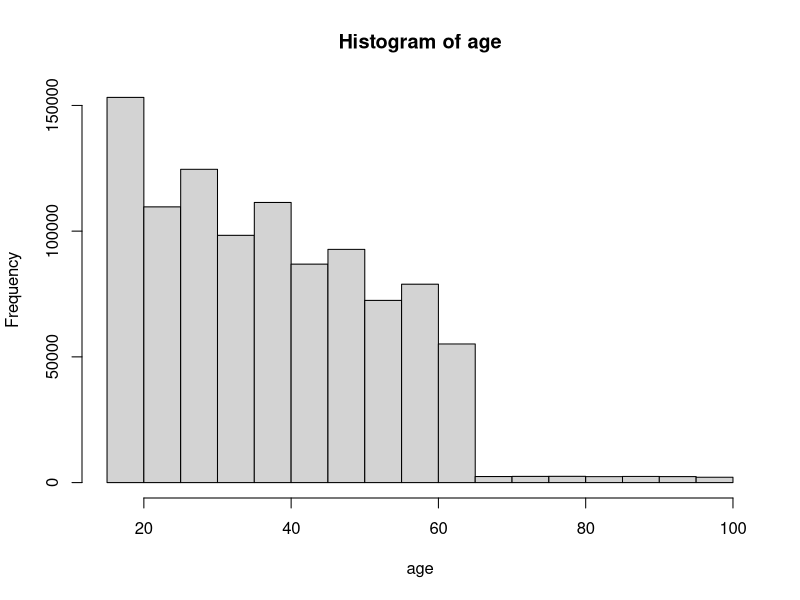
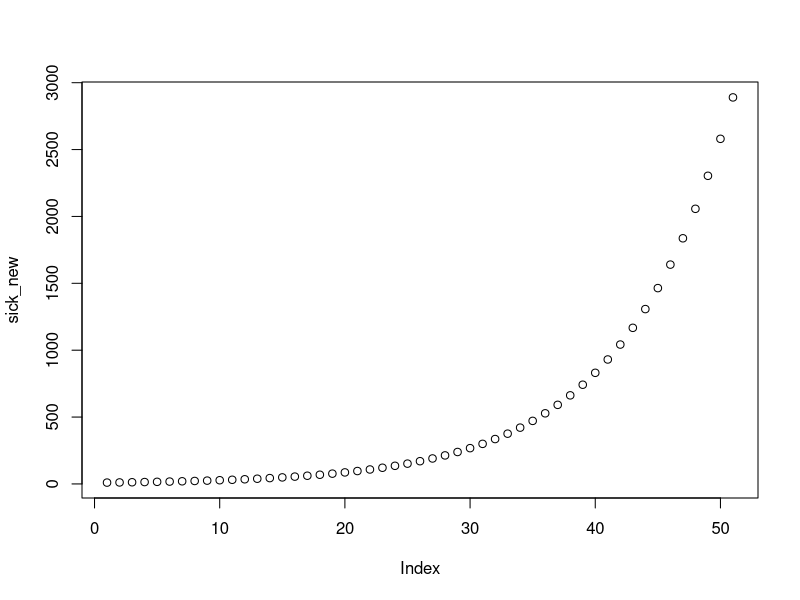
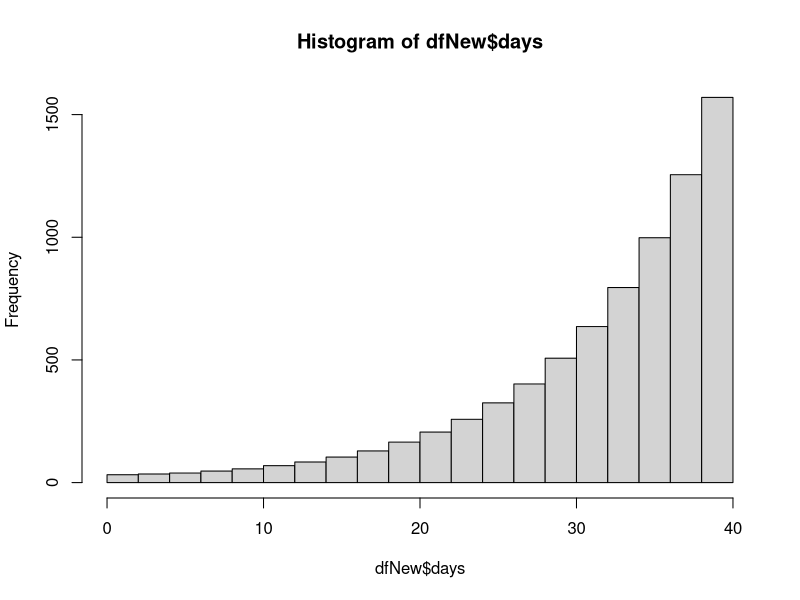
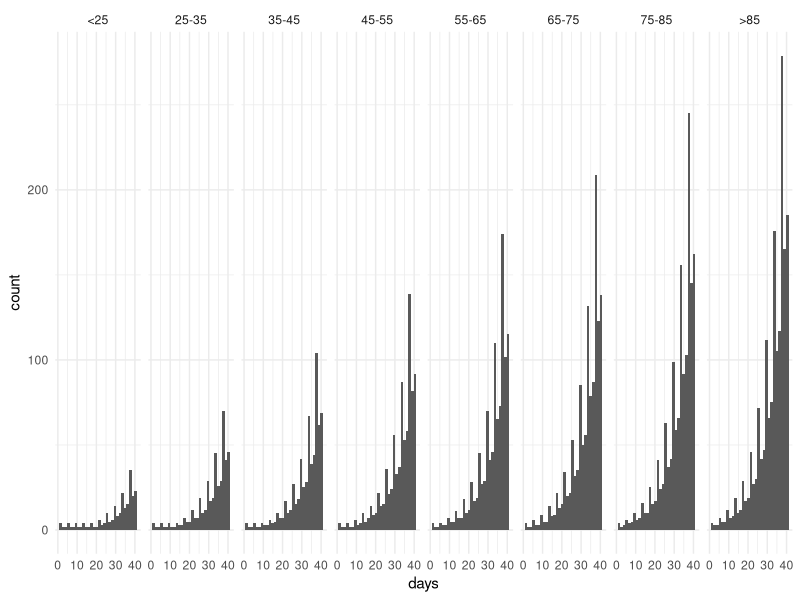

These figures' R source, in order: (Note: this script raises an error after producing the figures.)
## ---- chunk 1
library(tidyverse)
library(ggplot2)
library(survey)
library(survival)
library(survminer)

## ---- chunk 2
N = 1000000 # number of people
id <- 1:N
# build proportion of ages
(dat <- data.frame(min=c(15, 25, 35, 45, 55, 65), max=c(24, 34, 44, 54, 64, 100), prop=c(0.15, 0.134, 0.12, 0.1, 0.085,0.01)))
set.seed(144)  # For reproducibility
rows <- sample(nrow(dat), N, replace=TRUE, prob=dat$prop)
table(rows)
age <- round(dat$min[rows] + runif(N) * (dat$max[rows] - dat$min[rows]))
hist(age)
summary(age)

# gender
gender <- sample(c(0,1), N, replace = TRUE, prob = c(0.51, 0.49))
table(gender)

df <- tibble(id=id,age=age, gender=gender)

# generate age groups (for future use)
df$ageGroup <- cut(df$age, breaks=c(14,25,35,45,55,65,75,85,101), labels=c('<25','25-35','35-45','45-55','55-65','65-75','75-85','>85'))
## ---- chunk 3
# set r rate
r=1.12
x <- round(N - N/3) # number of subjects - remove half to keep enough way for the assignment
sick <- 0
sick_new <- c(10)
 
for (i in 1:50) {
  print(i)
  x_new = x - sick
  #beta = rbeta(1,1,20)
  if(x_new > sick_new[i]*r) {
  sick_new[i+1] <- sick_new[i] * r #rbinom(1, x_new, beta)
  # assign to people
  
  sick <- sick + sick_new[i+1]
  } else {
    print('no more')
  }
  
}
plot(sick_new)


## ---- chunk 4
ndf = round(N/5) # set number to sample from
# age has 8 groups
aUnit <- 28*2.13 # every decade (age)
ageProp <- 1 / aUnit ## 0.0023
# gender has two
sexProp <- 1 / 1.69
propT <- data.frame(ID=sample(ndf), Name=sample(ndf), 
    ageGroup=sample(c('<25','25-35','35-45','45-55','55-65','65-75','75-85','>85'), ndf, prob=c(ageProp, ageProp*2, ageProp*3, ageProp*4, ageProp*5, ageProp*6, ageProp*7, ageProp*8), replace=TRUE),
    gender=sample(c(1, 0), ndf, prob=c(sexProp, 1-sexProp), replace=TRUE))

ageSexInt <- interaction(propT$ageGroup, propT$gender)
props <- table(ageSexInt)/length(ageSexInt) # generate proportion table for sampling



## ---- chunk 5
# run first outside of loop to create dfNew
dfTest <- df
dfTest$days <- 101 # set number of days higher then we want
dNum <- sick_new[1] # numbe
nstrat <- as.vector(round(dNum*props))
names(nstrat) <- names(props)
nstrat[nstrat==0] <- 1 # need to solve - for now to avoid zeores
dfRows <- stratsample(interaction(df$ageGroup, df$gender), nstrat)
dfNew <-  dfTest[dfRows,]
dfNew$days = 1
dfTest <- dfTest[-dfRows,]

for (j in 2:40) {
  dNum <- sick_new[j] # numbe
 # print(j)
  nstrat <- as.vector(round(dNum*props))
  names(nstrat) <- names(props)
  nstrat[nstrat==0] <- 1 
  dfRows <- stratsample(interaction(dfTest$ageGroup, dfTest$gender), nstrat)
  dfTemp <- dfTest[dfRows,]
  dfTemp$days = j
  dfNew <-  rbind(dfNew, dfTemp)
  
  dfTest <- dfTest[-dfRows,]

}

# add to original data
dfBoth <- rbind(dfNew, dfTest) # add entire population
## ---- chunk 6
nrow(subset(dfNew,gender==1)) / nrow(subset(dfNew,gender==0)) # ratio if 1.686 as expected
hist(dfNew$days)
ggplot(dfNew, aes(x=days)) + geom_histogram() + facet_grid(~ageGroup) + theme_minimal()
## ---- chunk 7
# df$days <- 101 # define number of days to get COVID
# dfMen <- subset(df,df$gender==1)
# dfWomen <- subset(df,df$gender==0)
# keepDatM <- tibble(id=1,  gender=1, days=50)
# keepDatF <- tibble(id=1, gender=0, days=50)
# 
# ageSexInt <- interaction(df$ageGroup, df$gender)
# 
# for (j in 1:30) {
#   dNum <- sick_new[j] # number of new sick people
#   gUnit <- 2.69 # male/female
#   aUnit <- 28*2.13 # every decade (age)
#   ageNum <- dNum/aUnit # get 
#   # define ages
#   age1 <- round(ageNum) # 15-25
#   age2 <- round(2 * ageNum) # 25 - 35
#   age3 <- round(3 * ageNum) # 35 - 45
#   age4 <- round(4 * ageNum) # 45 - 55
#   age5 <- round(5 * ageNum) # 55 - 65
#   age6 <- round(6 * ageNum) # 65 - 75
#   age7 <- round(7 * ageNum) # 75-85
#   age8 <- round(8 * ageNum) # 85-100
#  
#   # define genders
#   a <- dNum / gUnit
#   f <- round(a)
#  # print(f)
#   m <- round(1.69*a)
#  # print(m)
#  
#   
#   # check if enough people
#   if (m >= nrow(dfMen)) {
#     print('Stop Assignment at day')
#     print(j)
#     stop("Exhausted number of COVID patients", call. = FALSE)
#   } else {
#     
#   
#   maleInfected <- sample(nrow(dfMen), m) # sample index number of patients
#   femaleInfected <- sample(nrow(dfWomen), f) # sample index number of females
#   keepDatM <- rbind(keepDatM, tibble(id=maleInfected, gender=1,days=j))
#   keepDatF <- rbind(keepDatF, tibble(id=femaleInfected, gender=0,days=j))
#   
#   # remove those indexes from dataframes
#   dfMen <- dfMen[-maleInfected,]
#   dfWomen <- dfWomen[-femaleInfected,]
#   }}
# 
# dfBoth <- rbind(keepDatF, keepDatM)
# # remove the first line
# dfBoth = dfBoth[2:nrow(dfBoth),]
## ---- chunk 8
# create a censor variable
# create a censore variable who survived more than 30 days
dfBoth$month <- case_when(dfBoth$days <= 30 ~ 1, TRUE ~ 0) # currently for 30 days survival
dfBoth$ageGroup <- relevel(dfBoth$ageGroup, ref='>85')
dfBoth$gender <- factor(dfBoth$gender, levels=c(0,1))
surv <- Surv(time = dfBoth$days, event = dfBoth$month)  
summary(surv)

# now cox analysis
fit.cox <- coxph(surv ~ ageGroup + gender, 
                   data = dfBoth)
ggforest(fit.cox, data = dfBoth)
